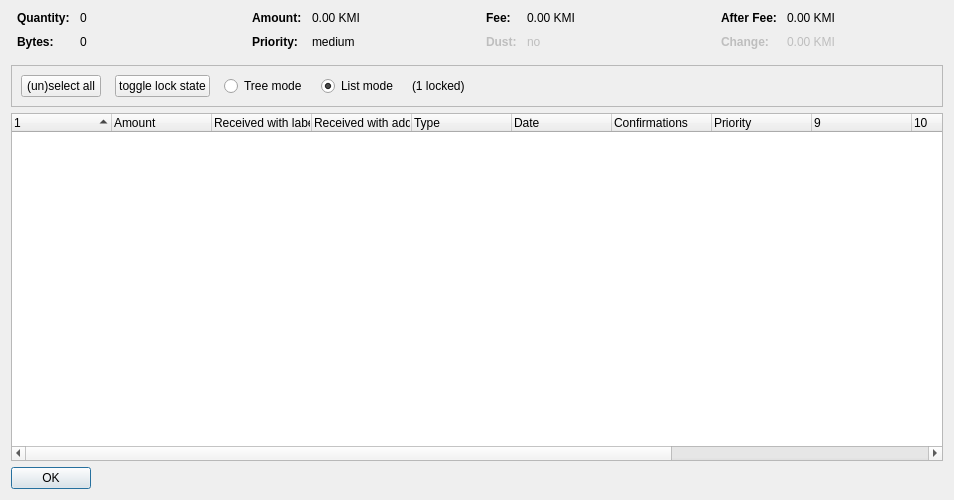
<?xml version="1.0" encoding="UTF-8"?>
<ui version="4.0">
 <class>CoinControlDialog</class>
 <widget class="QDialog" name="CoinControlDialog">
  <property name="geometry">
   <rect>
    <x>0</x>
    <y>0</y>
    <width>954</width>
    <height>500</height>
   </rect>
  </property>
  <property name="windowTitle">
   <string>Coin Selection</string>
  </property>
  <layout class="QVBoxLayout" name="verticalLayout">
   <item>
    <layout class="QHBoxLayout" name="horizontalLayoutTop" stretch="0,0,0,0">
     <property name="topMargin">
      <number>0</number>
     </property>
     <property name="bottomMargin">
      <number>10</number>
     </property>
     <item>
      <layout class="QFormLayout" name="formLayoutCoinControl1">
       <property name="horizontalSpacing">
        <number>10</number>
       </property>
       <property name="verticalSpacing">
        <number>10</number>
       </property>
       <property name="leftMargin">
        <number>6</number>
       </property>
       <property name="rightMargin">
        <number>6</number>
       </property>
       <item row="0" column="0">
        <widget class="QLabel" name="labelCoinControlQuantityText">
         <property name="font">
          <font>
           <weight>75</weight>
           <bold>true</bold>
          </font>
         </property>
         <property name="text">
          <string>Quantity:</string>
         </property>
        </widget>
       </item>
       <item row="0" column="1">
        <widget class="QLabel" name="labelCoinControlQuantity">
         <property name="cursor">
          <cursorShape>IBeamCursor</cursorShape>
         </property>
         <property name="contextMenuPolicy">
          <enum>Qt::ActionsContextMenu</enum>
         </property>
         <property name="text">
          <string notr="true">0</string>
         </property>
         <property name="textInteractionFlags">
          <set>Qt::LinksAccessibleByMouse|Qt::TextSelectableByKeyboard|Qt::TextSelectableByMouse</set>
         </property>
        </widget>
       </item>
       <item row="1" column="0">
        <widget class="QLabel" name="labelCoinControlBytesText">
         <property name="font">
          <font>
           <weight>75</weight>
           <bold>true</bold>
          </font>
         </property>
         <property name="text">
          <string>Bytes:</string>
         </property>
        </widget>
       </item>
       <item row="1" column="1">
        <widget class="QLabel" name="labelCoinControlBytes">
         <property name="cursor">
          <cursorShape>IBeamCursor</cursorShape>
         </property>
         <property name="contextMenuPolicy">
          <enum>Qt::ActionsContextMenu</enum>
         </property>
         <property name="text">
          <string notr="true">0</string>
         </property>
         <property name="textInteractionFlags">
          <set>Qt::LinksAccessibleByMouse|Qt::TextSelectableByKeyboard|Qt::TextSelectableByMouse</set>
         </property>
        </widget>
       </item>
      </layout>
     </item>
     <item>
      <layout class="QFormLayout" name="formLayoutCoinControl2">
       <property name="horizontalSpacing">
        <number>10</number>
       </property>
       <property name="verticalSpacing">
        <number>10</number>
       </property>
       <property name="leftMargin">
        <number>6</number>
       </property>
       <property name="rightMargin">
        <number>6</number>
       </property>
       <item row="0" column="0">
        <widget class="QLabel" name="labelCoinControlAmountText">
         <property name="font">
          <font>
           <weight>75</weight>
           <bold>true</bold>
          </font>
         </property>
         <property name="text">
          <string>Amount:</string>
         </property>
        </widget>
       </item>
       <item row="0" column="1">
        <widget class="QLabel" name="labelCoinControlAmount">
         <property name="cursor">
          <cursorShape>IBeamCursor</cursorShape>
         </property>
         <property name="contextMenuPolicy">
          <enum>Qt::ActionsContextMenu</enum>
         </property>
         <property name="text">
          <string notr="true">0.00 KMI</string>
         </property>
         <property name="textInteractionFlags">
          <set>Qt::LinksAccessibleByMouse|Qt::TextSelectableByKeyboard|Qt::TextSelectableByMouse</set>
         </property>
        </widget>
       </item>
       <item row="1" column="0">
        <widget class="QLabel" name="labelCoinControlPriorityText">
         <property name="font">
          <font>
           <weight>75</weight>
           <bold>true</bold>
          </font>
         </property>
         <property name="text">
          <string>Priority:</string>
         </property>
        </widget>
       </item>
       <item row="1" column="1">
        <widget class="QLabel" name="labelCoinControlPriority">
         <property name="cursor">
          <cursorShape>IBeamCursor</cursorShape>
         </property>
         <property name="contextMenuPolicy">
          <enum>Qt::ActionsContextMenu</enum>
         </property>
         <property name="text">
          <string>medium</string>
         </property>
         <property name="textInteractionFlags">
          <set>Qt::LinksAccessibleByMouse|Qt::TextSelectableByKeyboard|Qt::TextSelectableByMouse</set>
         </property>
        </widget>
       </item>
      </layout>
     </item>
     <item>
      <layout class="QFormLayout" name="formLayoutCoinControl3">
       <property name="horizontalSpacing">
        <number>10</number>
       </property>
       <property name="verticalSpacing">
        <number>10</number>
       </property>
       <property name="leftMargin">
        <number>6</number>
       </property>
       <property name="rightMargin">
        <number>6</number>
       </property>
       <item row="0" column="0">
        <widget class="QLabel" name="labelCoinControlFeeText">
         <property name="font">
          <font>
           <weight>75</weight>
           <bold>true</bold>
          </font>
         </property>
         <property name="text">
          <string>Fee:</string>
         </property>
        </widget>
       </item>
       <item row="0" column="1">
        <widget class="QLabel" name="labelCoinControlFee">
         <property name="cursor">
          <cursorShape>IBeamCursor</cursorShape>
         </property>
         <property name="contextMenuPolicy">
          <enum>Qt::ActionsContextMenu</enum>
         </property>
         <property name="text">
          <string notr="true">0.00 KMI</string>
         </property>
         <property name="textInteractionFlags">
          <set>Qt::LinksAccessibleByMouse|Qt::TextSelectableByKeyboard|Qt::TextSelectableByMouse</set>
         </property>
        </widget>
       </item>
       <item row="1" column="0">
        <widget class="QLabel" name="labelCoinControlLowOutputText">
         <property name="enabled">
          <bool>false</bool>
         </property>
         <property name="font">
          <font>
           <weight>75</weight>
           <bold>true</bold>
          </font>
         </property>
         <property name="text">
          <string>Dust:</string>
         </property>
        </widget>
       </item>
       <item row="1" column="1">
        <widget class="QLabel" name="labelCoinControlLowOutput">
         <property name="enabled">
          <bool>false</bool>
         </property>
         <property name="cursor">
          <cursorShape>IBeamCursor</cursorShape>
         </property>
         <property name="contextMenuPolicy">
          <enum>Qt::ActionsContextMenu</enum>
         </property>
         <property name="text">
          <string>no</string>
         </property>
         <property name="textInteractionFlags">
          <set>Qt::LinksAccessibleByMouse|Qt::TextSelectableByKeyboard|Qt::TextSelectableByMouse</set>
         </property>
        </widget>
       </item>
      </layout>
     </item>
     <item>
      <layout class="QFormLayout" name="formLayoutCoinControl4">
       <property name="horizontalSpacing">
        <number>10</number>
       </property>
       <property name="verticalSpacing">
        <number>10</number>
       </property>
       <property name="leftMargin">
        <number>6</number>
       </property>
       <property name="rightMargin">
        <number>6</number>
       </property>
       <item row="0" column="0">
        <widget class="QLabel" name="labelCoinControlAfterFeeText">
         <property name="font">
          <font>
           <weight>75</weight>
           <bold>true</bold>
          </font>
         </property>
         <property name="text">
          <string>After Fee:</string>
         </property>
        </widget>
       </item>
       <item row="0" column="1">
        <widget class="QLabel" name="labelCoinControlAfterFee">
         <property name="cursor">
          <cursorShape>IBeamCursor</cursorShape>
         </property>
         <property name="contextMenuPolicy">
          <enum>Qt::ActionsContextMenu</enum>
         </property>
         <property name="text">
          <string notr="true">0.00 KMI</string>
         </property>
         <property name="textInteractionFlags">
          <set>Qt::LinksAccessibleByMouse|Qt::TextSelectableByKeyboard|Qt::TextSelectableByMouse</set>
         </property>
        </widget>
       </item>
       <item row="1" column="0">
        <widget class="QLabel" name="labelCoinControlChangeText">
         <property name="enabled">
          <bool>false</bool>
         </property>
         <property name="font">
          <font>
           <weight>75</weight>
           <bold>true</bold>
          </font>
         </property>
         <property name="text">
          <string>Change:</string>
         </property>
        </widget>
       </item>
       <item row="1" column="1">
        <widget class="QLabel" name="labelCoinControlChange">
         <property name="enabled">
          <bool>false</bool>
         </property>
         <property name="cursor">
          <cursorShape>IBeamCursor</cursorShape>
         </property>
         <property name="contextMenuPolicy">
          <enum>Qt::ActionsContextMenu</enum>
         </property>
         <property name="text">
          <string notr="true">0.00 KMI</string>
         </property>
         <property name="textInteractionFlags">
          <set>Qt::LinksAccessibleByMouse|Qt::TextSelectableByKeyboard|Qt::TextSelectableByMouse</set>
         </property>
        </widget>
       </item>
      </layout>
     </item>
    </layout>
   </item>
   <item>
    <widget class="QFrame" name="frame">
     <property name="minimumSize">
      <size>
       <width>0</width>
       <height>40</height>
      </size>
     </property>
     <property name="frameShape">
      <enum>QFrame::StyledPanel</enum>
     </property>
     <property name="frameShadow">
      <enum>QFrame::Sunken</enum>
     </property>
     <layout class="QHBoxLayout" name="horizontalLayout">
      <item>
       <layout class="QHBoxLayout" name="horizontalLayoutPanel" stretch="0,0,0,0,0,0">
        <property name="spacing">
         <number>14</number>
        </property>
        <item>
         <widget class="QPushButton" name="pushButtonSelectAll">
          <property name="sizePolicy">
           <sizepolicy hsizetype="Maximum" vsizetype="Fixed">
            <horstretch>0</horstretch>
            <verstretch>0</verstretch>
           </sizepolicy>
          </property>
          <property name="text">
           <string>(un)select all</string>
          </property>
          <property name="autoDefault">
           <bool>false</bool>
          </property>
         </widget>
        </item>
        <item>
         <widget class="QPushButton" name="pushButtonToggleLock">
          <property name="sizePolicy">
           <sizepolicy hsizetype="Maximum" vsizetype="Fixed">
            <horstretch>0</horstretch>
            <verstretch>0</verstretch>
           </sizepolicy>
          </property>
          <property name="text">
           <string>toggle lock state</string>
          </property>
          <property name="autoDefault">
           <bool>false</bool>
          </property>
         </widget>
        </item>
        <item>
         <widget class="QRadioButton" name="radioTreeMode">
          <property name="sizePolicy">
           <sizepolicy hsizetype="Maximum" vsizetype="Fixed">
            <horstretch>0</horstretch>
            <verstretch>0</verstretch>
           </sizepolicy>
          </property>
          <property name="text">
           <string>Tree mode</string>
          </property>
         </widget>
        </item>
        <item>
         <widget class="QRadioButton" name="radioListMode">
          <property name="sizePolicy">
           <sizepolicy hsizetype="Maximum" vsizetype="Fixed">
            <horstretch>0</horstretch>
            <verstretch>0</verstretch>
           </sizepolicy>
          </property>
          <property name="text">
           <string>List mode</string>
          </property>
          <property name="checked">
           <bool>true</bool>
          </property>
         </widget>
        </item>
        <item>
         <widget class="QLabel" name="labelLocked">
          <property name="text">
           <string>(1 locked)</string>
          </property>
         </widget>
        </item>
        <item>
         <spacer name="horizontalSpacer">
          <property name="orientation">
           <enum>Qt::Horizontal</enum>
          </property>
          <property name="sizeHint" stdset="0">
           <size>
            <width>40</width>
            <height>20</height>
           </size>
          </property>
         </spacer>
        </item>
       </layout>
      </item>
     </layout>
    </widget>
   </item>
   <item>
    <widget class="CoinControlTreeWidget" name="treeWidget">
     <property name="contextMenuPolicy">
      <enum>Qt::CustomContextMenu</enum>
     </property>
     <property name="sortingEnabled">
      <bool>false</bool>
     </property>
     <property name="columnCount">
      <number>13</number>
     </property>
     <attribute name="headerShowSortIndicator" stdset="0">
      <bool>true</bool>
     </attribute>
     <attribute name="headerStretchLastSection">
      <bool>false</bool>
     </attribute>
     <column>
      <property name="text">
       <string/>
      </property>
     </column>
     <column>
      <property name="text">
       <string>Amount</string>
      </property>
     </column>
     <column>
      <property name="text">
       <string>Received with label</string>
      </property>
     </column>
     <column>
      <property name="text">
       <string>Received with address</string>
      </property>
     </column>
     <column>
      <property name="text">
	<string>Type</string>
      </property>
     </column>
     <column>
      <property name="text">	 
       <string>Date</string>
      </property>
     </column>
     <column>
      <property name="text">
       <string>Confirmations</string>
      </property>
      <property name="toolTip">
       <string>Confirmed</string>
      </property>
     </column>
     <column>
      <property name="text">
       <string>Priority</string>
      </property>
     </column>
     <column>
      <property name="text">
       <string/>
      </property>
     </column>
     <column>
      <property name="text">
       <string/>
      </property>
     </column>
     <column>
      <property name="text">
       <string/>
      </property>
     </column>
     <column>
      <property name="text">
       <string/>
      </property>
     </column>
     <column>
      <property name="text">
       <string/>
      </property>
     </column>
    </widget>
   </item>
   <item>
    <widget class="QDialogButtonBox" name="buttonBox">
     <property name="sizePolicy">
      <sizepolicy hsizetype="Maximum" vsizetype="Fixed">
       <horstretch>0</horstretch>
       <verstretch>0</verstretch>
      </sizepolicy>
     </property>
     <property name="orientation">
      <enum>Qt::Horizontal</enum>
     </property>
     <property name="standardButtons">
      <set>QDialogButtonBox::Ok</set>
     </property>
    </widget>
   </item>
  </layout>
 </widget>
 <customwidgets>
  <customwidget>
   <class>CoinControlTreeWidget</class>
   <extends>QTreeWidget</extends>
   <header>coincontroltreewidget.h</header>
  </customwidget>
 </customwidgets>
 <resources/>
 <connections/>
</ui>
